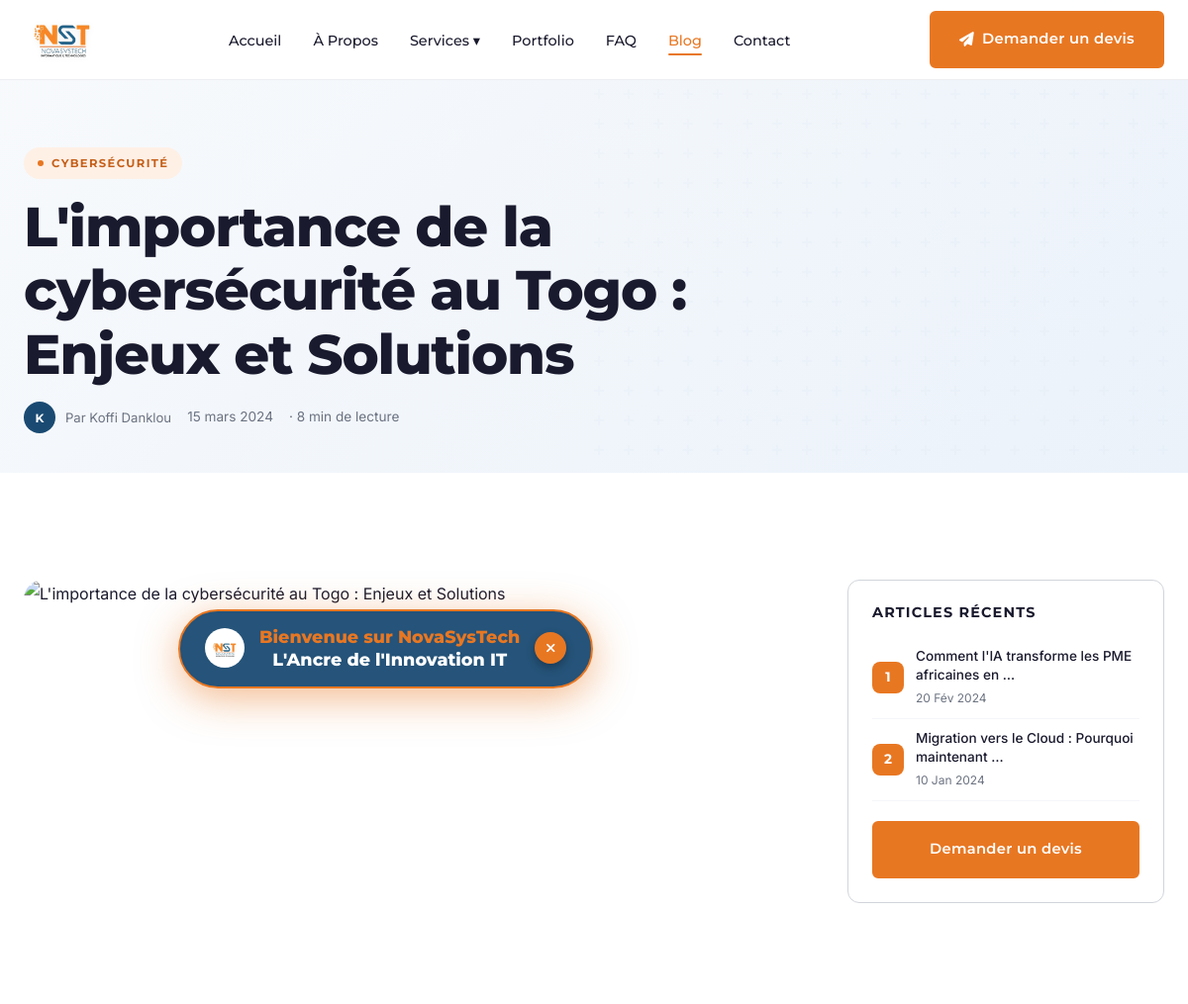
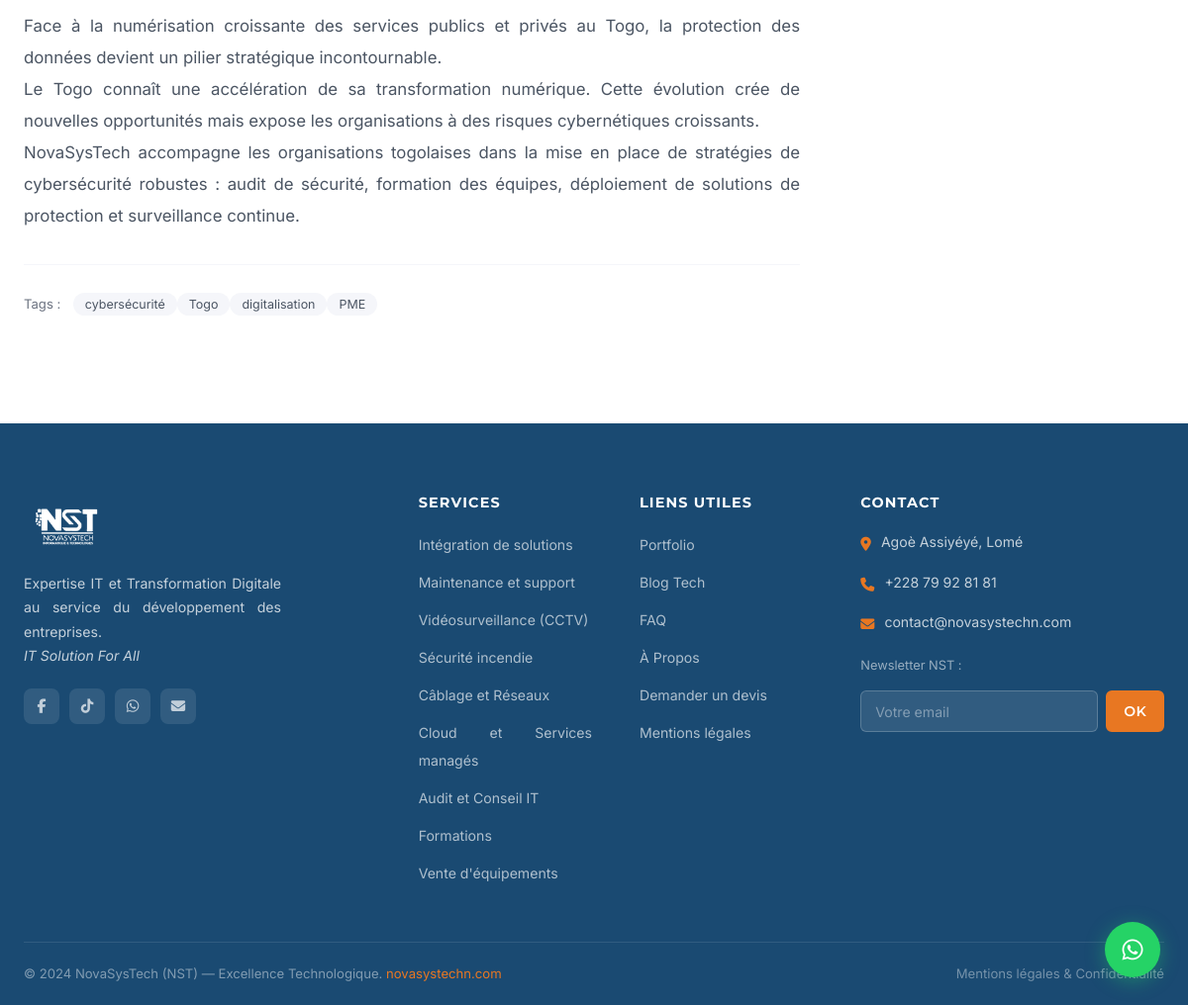
Screenshot of /blog/importance-cybersecurite-togo/ with the database file from the repository (2 pictures, top to bottom).
### blog/models.py (models this page shows, shortened)
class Article(models.Model):
    titre = models.CharField(max_length=300)
    slug = models.SlugField(unique=True, max_length=300)
    categorie = models.ForeignKey(Categorie, on_delete=models.SET_NULL, null=True, blank=True)
    auteur = models.CharField(max_length=100, default='Équipe NST')
    image_hero = models.ImageField(upload_to='blog/', blank=True, null=True)
    extrait = models.TextField(max_length=400)
    contenu = models.TextField()
    tags = models.CharField(max_length=300, blank=True, help_text='Tags séparés par des virgules')
    est_publie = models.BooleanField(default=True)
    est_une = models.BooleanField(default=False, verbose_name='Article à la Une')
    temps_lecture = models.IntegerField(default=5, help_text='En minutes')
    date_publication = models.DateTimeField(auto_now_add=True)
    meta_title = models.CharField(max_length=70, blank=True)
    meta_description = models.CharField(max_length=160, blank=True)
    class Meta:
        ordering = ['-date_publication']
        verbose_name = 'Article'
    def get_tags_list(self):
        return [t.strip() for t in self.tags.split(',') if t.strip()]

class Categorie(models.Model):
    nom = models.CharField(max_length=100)
    slug = models.SlugField(unique=True)
    couleur = models.CharField(max_length=7, default='#E87722')

### blog/views.py (the view)
# urls.py: path('<slug:slug>/', views.article_detail, name='article_detail'),
def article_detail(request, slug):
    article = get_object_or_404(Article, slug=slug, est_publie=True)
    recents = Article.objects.filter(est_publie=True).exclude(pk=article.pk)[:3]
    return render(request, 'blog/detail.html', {'article': article, 'recents': recents, 'page': 'blog'})

### core/context_processors.py (called while the page is built)
def global_context(request):
    return {
        'PHONE_1': getattr(settings, 'PHONE_1', '+228 79 92 81 81'),
        'EMAIL_CONTACT': getattr(settings, 'EMAIL_CONTACT', 'contact@novasystechn.com'),
        'EMAIL_SUPPORT': getattr(settings, 'EMAIL_SUPPORT', 'contact@novasystechn.com'),
        'WHATSAPP_NUMBER': getattr(settings, 'WHATSAPP_NUMBER', '22879928181'),
        'ADRESSE': getattr(settings, 'ADRESSE', 'Agoè Assiyéyé, Lomé'),
        'MAPS_URL': getattr(settings, 'MAPS_URL', ''),
        'RECAPTCHA_PUBLIC_KEY': getattr(settings, 'RECAPTCHA_PUBLIC_KEY', ''),
        'SITE_URL': getattr(settings, 'SITE_URL', ''),
    }

### templates/blog/detail.html (shortened to what this page needs)
{% extends 'base/base.html' %}
{% block content %}
<section class="page-hero" style="padding-bottom:40px;">
  <div class="container page-hero-inner">
    {% if article.categorie %}<div class="section-tag">{{ article.categorie.nom }}</div>{% endif %}
    <h1 style="max-width:700px;">{{ article.titre }}</h1>
    <div style="display:flex;align-items:center;gap:16px;margin-top:16px;flex-wrap:wrap;">
      <div class="blog-author"><div class="author-avatar">{{ article.auteur|slice:":1" }}</div><span>Par {{ article.auteur }}</span></div>
      <span style="color:var(--gray-dark);font-size:.85rem;">{{ article.date_publication|date:"d F Y" }}</span>
      <span style="color:var(--gray-dark);font-size:.85rem;">· {{ article.temps_lecture }} min de lecture</span>
    </div>
  </div>
</section>
<section class="section">
  <div class="container">
    <div class="blog-layout">
      <div>
        {% if article.image_hero %}
        <img src="{{ article.image_hero.url }}" alt="{{ article.titre }}" style="width:100%;height:400px;object-fit:cover;border-radius:var(--radius-lg);margin-bottom:40px;">
        {% else %}
          {% if article.categorie.slug == 'intelligence-artificielle' %}
          <img src="https://images.unsplash.com/photo-1677442135703-1787eea5ce01?w=1200&q=80" alt="{{ article.titre }}" style="width:100%;height:400px;object-fit:cover;border-radius:var(--radius-lg);margin-bottom:40px;">
          {% elif article.categorie.slug == 'cloud-infra' %}
          <img src="https://images.unsplash.com/photo-1451187580459-43490279c0fa?w=1200&q=80" alt="{{ article.titre }}" style="width:100%;height:400px;object-fit:cover;border-radius:var(--radius-lg);margin-bottom:40px;">
          {% elif article.categorie.slug == 'securite-it' %}
          <img src="https://images.unsplash.com/photo-1550751827-4bd374c3f58b?w=1200&q=80" alt="{{ article.titre }}" style="width:100%;height:400px;object-fit:cover;border-radius:var(--radius-lg);margin-bottom:40px;">
          {% elif article.categorie.slug == 'developpement-web' %}
          <img src="https://images.unsplash.com/photo-1461749280684-dccba630e2f6?w=1200&q=80" alt="{{ article.titre }}" style="width:100%;height:400px;object-fit:cover;border-radius:var(--radius-lg);margin-bottom:40px;">
          {% else %}
          <img src="https://images.unsplash.com/photo-1519389950473-47ba0277781c?w=1200&q=80" alt="{{ article.titre }}" style="width:100%;height:400px;object-fit:cover;border-radius:var(--radius-lg);margin-bottom:40px;">
          {% endif %}
        {% endif %}
        <div style="font-size:1.05rem;line-height:1.9;color:var(--text-light);">{{ article.contenu|linebreaks }}</div>
        {% if article.get_tags_list %}
        <div style="margin-top:32px;padding-top:24px;border-top:1px solid var(--gray-light);">
          <span style="font-size:.82rem;color:var(--gray-dark);margin-right:8px;">Tags :</span>
          {% for tag in article.get_tags_list %}<span class="tag-pill">{{ tag }}</span>{% endfor %}
        </div>
        {% endif %}
      </div>
      <div>
        <div class="sidebar-widget" style="position:sticky;top:100px;">
          <h4>Articles récents</h4>
          {% for art in recents %}
          <div class="populaire-item"><div class="pop-num">{{ forloop.counter }}</div><div><a href="{% url 'article_detail' art.slug %}" class="pop-title" style="display:block;">{{ art.titre|truncatewords:7 }}</a><div class="pop-date">{{ art.date_publication|date:"d M Y" }}</div></div></div>
          {% endfor %}
          <div style="margin-top:20px;"><a href="{% url 'devis' %}" class="btn btn-primary" style="width:100%;justify-content:center;">Demander un devis</a></div>
        </div>
      </div>
    </div>
  </div>
</section>
{% endblock %}

### static/css/main.css (style rules this page uses)
:root { --orange: #E87722; --orange-dark: #C5601A; --orange-light: #FFF0E6; --blue: #1A4A72; --blue-mid: #2563A8; --blue-light: #EBF2FA; --brown: #7B2D00; --brown-mid: #9A3A00; --white: #FFFFFF; --gray-light: #F5F6FA; --gray-mid: #D1D5DB; --gray-dark: #6B7280; --text: #1A1A2E; --text-light: #4B5563; --success: #16A34A; --radius-sm: 6px; --radius-md: 12px; --radius-lg: 20px; --radius-xl: 32px; --shadow-sm: 0 2px 8px rgba(26,74,114,.08); --shadow-md: 0 8px 32px rgba(26,74,114,.12); --shadow-lg: 0 20px 60px rgba(26,74,114,.18); --font-display: 'Montserrat', sans-serif; --font-body: 'Inter', sans-serif; --transition: all 0.3s cubic-bezier(0.4, 0, 0.2, 1); }
*, *::before, *::after { box-sizing: border-box; margin: 0; padding: 0; }
html { scroll-behavior: smooth; font-size: 16px; overflow-x: hidden; }
body { font-family: var(--font-body); color: var(--text); background: var(--white); line-height: 1.75; overflow-x: hidden; width: 100%; max-width: 100vw; -webkit-font-smoothing: antialiased; -moz-osx-font-smoothing: grayscale; }
img { max-width: 100%; height: auto; display: block; }
a { text-decoration: none; color: inherit; }
p, li { text-align: justify; }
h1, h2, h3, h4, h5 { font-family: var(--font-display); line-height: 1.15; letter-spacing: -0.02em; }
h1 { font-weight: 800; }
h4, h5 { font-weight: 600; letter-spacing: 0; }
h1 { font-size: clamp(2rem, 5vw, 3.5rem); font-weight: 800; }
h4 { font-size: 1.1rem; font-weight: 600; }
.container { max-width: 1200px; margin: 0 auto; padding: 0 24px; }
.section { padding: 108px 0; }
.section-tag { display: inline-flex; align-items: center; gap: 8px; background: var(--orange-light); color: var(--orange-dark); font-size: 0.72rem; font-weight: 700; font-family: var(--font-display); letter-spacing: 0.12em; text-transform: uppercase; padding: 6px 14px; border-radius: 100px; margin-bottom: 16px; }
.section-tag::before { content: ''; width: 6px; height: 6px; border-radius: 50%; background: var(--orange); }
.btn { display: inline-flex; align-items: center; gap: 8px; padding: 14px 28px; border-radius: var(--radius-sm); font-family: var(--font-display); font-size: 0.92rem; font-weight: 600; letter-spacing: 0.02em; transition: var(--transition); cursor: pointer; border: 2px solid transparent; white-space: nowrap; }
.btn-primary { background: var(--orange); color: var(--white); border-color: var(--orange); }
.page-hero { padding: 148px 0 88px; background: linear-gradient(135deg, #F8FAFC 0%, #EBF2FA 100%); position: relative; overflow: hidden; }
.page-hero::after { content: ''; position: absolute; top: 0; right: 0; width: 50%; height: 100%; opacity: 0.5; pointer-events: none; }
.page-hero-inner { position: relative; z-index: 1; }
.page-hero h1 { margin-bottom: 16px; }
.blog-layout { display: grid; grid-template-columns: 1fr 320px; gap: 48px; align-items: start; }
.blog-author { display: flex; align-items: center; gap: 10px; font-size: 0.82rem; color: var(--gray-dark); }
.author-avatar { width: 32px; height: 32px; border-radius: 50%; background: var(--blue); display: flex; align-items: center; justify-content: center; color: var(--white); font-size: 0.75rem; font-weight: 700; font-family: var(--font-display); flex-shrink: 0; }
.sidebar-widget { background: var(--white); border: 1px solid var(--gray-mid); border-radius: var(--radius-md); padding: 24px; margin-bottom: 24px; }
.sidebar-widget h4 { font-family: var(--font-display); font-size: 0.9rem; font-weight: 700; text-transform: uppercase; letter-spacing: 0.08em; margin-bottom: 16px; color: var(--text); }
.populaire-item { display: flex; gap: 12px; align-items: center; padding: 10px 0; border-bottom: 1px solid var(--gray-light); }
.pop-num { width: 32px; height: 32px; background: var(--orange); color: var(--white); border-radius: 8px; display: flex; align-items: center; justify-content: center; font-family: var(--font-display); font-weight: 700; font-size: 0.85rem; flex-shrink: 0; }
.pop-title { font-size: 0.85rem; font-weight: 500; color: var(--text); line-height: 1.4; margin-bottom: 3px; }
.pop-date { font-size: 0.75rem; color: var(--gray-dark); }
.tag-pill { padding: 4px 12px; background: var(--gray-light); border-radius: 100px; font-size: 0.78rem; color: var(--text-light); transition: var(--transition); cursor: pointer; }

### rows the page displays
Article: categorie.nom "CYBERSÉCURITÉ", titre "L'importance de la cybersécurité au Togo : Enjeux et Solutions", auteur "K", auteur "Koffi Danklou", date_publication "15 mars 2024", temps_lecture "8", contenu "Face à la numérisation croissante des services publics et privés au Togo, la protection des données devient un pilier stratégique incontournable. Le Togo connaît une accélération de sa transformation numérique. Cette évolution crée de nouvelles opportunités mais expose les organisations à des risques cybernétiques croissants. NovaSysTech accompagne les organisations togolaises dans la mise en place de stratégies de cybersécurité robustes : audit de sécurité, formation des équipes, déploiement de solutions de protection et surveillance continue."
Article: titre "Comment l'IA transforme les PME africaines en …", date_publication "20 Fév 2024"
Article: titre "Migration vers le Cloud : Pourquoi maintenant …", date_publication "10 Jan 2024"

### other values shown
{{ tag }} "cybersécurité" "Togo" "digitalisation" "PME"
{{ ADRESSE }} "Agoè Assiyéyé, Lomé"
{{ PHONE_1 }} "+228 79 92 81 81"
{{ EMAIL_CONTACT }} "contact@novasystechn.com"
